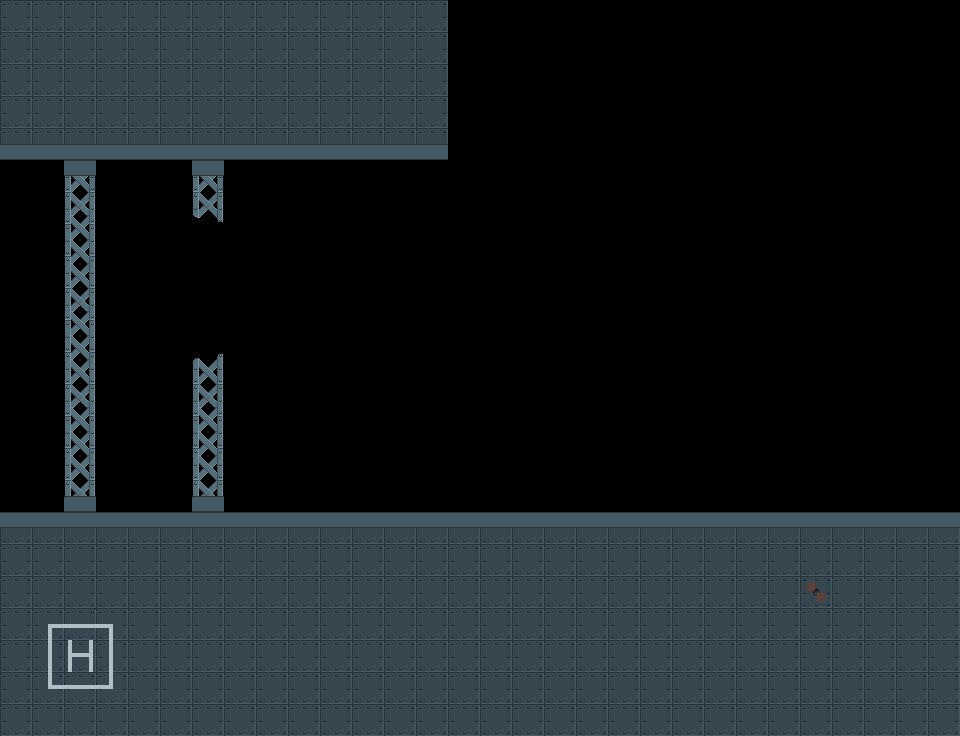

Below is a game level as drawn by its tile map, then a one-line description and the .tmx that defines it (tile-layer data replaced by summaries):
An orthogonal 30x23 tile map with 32x32 px tiles, 1 tile layer (Tilelaag 2), 1 hidden layer not drawn, 2 tilesets.

<map version="1.0" orientation="orthogonal" renderorder="right-down" width="30" height="23" tilewidth="32" tileheight="32" nextobjectid="1">
 <tileset firstgid="1" name="space_002" tilewidth="32" tileheight="32">
  <image source="../assets/backgrounds/space_002.png" width="255" height="255" />
 </tileset>
 <tileset firstgid="50" name="hangar_tiles" tilewidth="32" tileheight="32">
  <image source="../assets/tiles/hangar_tiles.png" width="255" height="255" />
 </tileset>
 <layer name="Tilelaag 1" width="30" height="23" visible="0">
  <data>[690 cells, 690 non-empty, 49 distinct tile ids]</data>
 </layer>
 <layer name="Tilelaag 2" width="30" height="23">
  <data>[690 cells, 327 non-empty, 21 distinct tile ids]</data>
 </layer>
</map>
